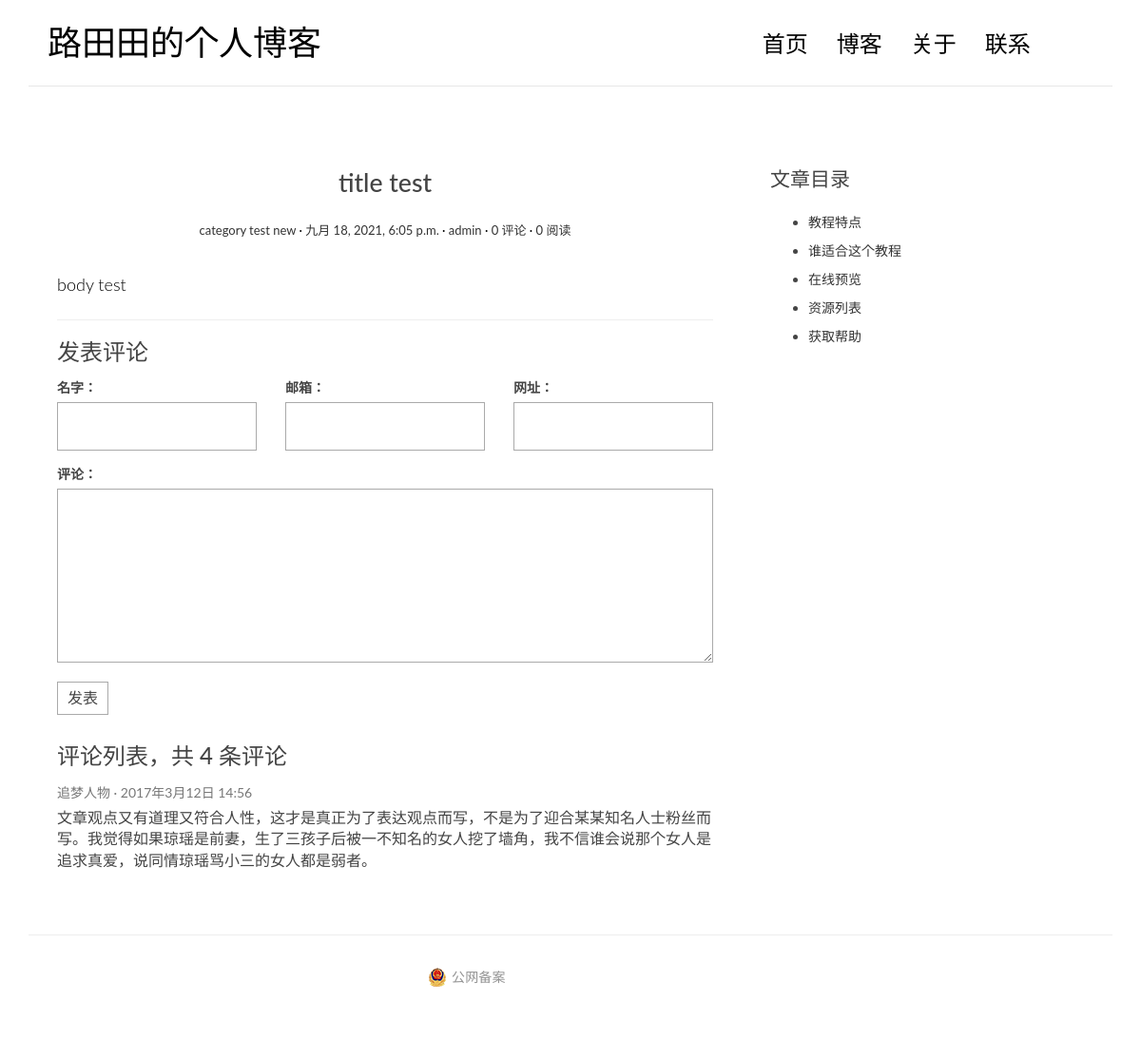
The app's page /post/2/ with its own data.
### blog/models.py (models this page shows, shortened)
class Post(models.Model):
    title = models.CharField('标题', max_length=70)
    body = models.TextField('正文')
    created_time = models.DateTimeField('创建时间')
    modified_time = models.DateTimeField('修改时间')
    excerpt = models.CharField('摘要', max_length=200, blank=True)
    category = models.ForeignKey(Category, verbose_name='分类',
                                 on_delete=models.CASCADE)
    tags = models.ManyToManyField(Tag, verbose_name='标签', blank=True)
    author = models.ForeignKey(User, verbose_name='作者',
                               on_delete=models.CASCADE)
    class Meta:
        verbose_name = '文章'
        verbose_name_plural = verbose_name

class Category(models.Model):
    name = models.CharField(max_length=100)
    class Meta:
        verbose_name = '分类'
        verbose_name_plural = verbose_name

### blog/views.py (the view)
# urls.py: path('post/<int:pk>/', views.detail, name='detail'),
def detail(request, pk):
    post = get_object_or_404(Post, pk=pk)
    return render(request, 'blog/detail.html', context={'post': post})

### blog/templates/blog/detail.html
{% extends 'base.html' %}
{% block main %}
    <article class="post post-{{ post.pk }}">
        <header class="entry-header">
            <h1 class="entry-title">{{ post.title }}</h1>
            <div class="entry-meta">
                <span class="post-category"><a href="#">{{ post.category.name }}</a></span>
                <span class="post-date"><a href="#"><time class="entry-date"
                                                          datetime="{{ post.created_time }}">{{ post.created_time }}</time></a></span>
                <span class="post-author"><a href="#">{{ post.author }}</a></span>
                <span class="comments-link"><a href="#">0 评论</a></span>
                <span class="views-count"><a href="#">0 阅读</a></span>
            </div>
        </header>
        <div class="entry-content clearfix">
            {{ post.body }}
        </div>
    </article>
    <section class="comment-area" id="comment-area">
        <hr>
        <h3>发表评论</h3>
        <form action="#" method="post" class="comment-form">
            <div class="row">
                <div class="col-md-4">
                    <label for="id_name">名字：</label>
                    <input type="text" id="id_name" name="name" required>
                </div>
                <div class="col-md-4">
                    <label for="id_email">邮箱：</label>
                    <input type="email" id="id_email" name="email" required>
                </div>
                <div class="col-md-4">
                    <label for="id_url">网址：</label>
                    <input type="text" id="id_url" name="url">
                </div>
                <div class="col-md-12">
                    <label for="id_comment">评论：</label>
                    <textarea name="comment" id="id_comment" required></textarea>
                    <button type="submit" class="comment-btn">发表</button>
                </div>
            </div>
        </form>
        <div class="comment-list-panel">
            <h3>评论列表，共 <span>4</span> 条评论</h3>
            <ul class="comment-list list-unstyled">
                <li class="comment-item">
                    <span class="nickname">追梦人物</span>
                    <time class="submit-date" datetime="2012-11-09T23:15:57+00:00">2017年3月12日 14:56</time>
                    <div class="text">
                        文章观点又有道理又符合人性，这才是真正为了表达观点而写，不是为了迎合某某知名人士粉丝而写。我觉得如果琼瑶是前妻，生了三孩子后被一不知名的女人挖了墙角，我不信谁会说那个女人是追求真爱，说同情琼瑶骂小三的女人都是弱者。
                    </div>
                </li>
            </ul>
        </div>
    </section>
{% endblock main %}
{% block toc %}
    <div class="widget widget-content">
        <h3 class="widget-title">文章目录</h3>
        <ul>
            <li>
                <a href="#">教程特点</a>
            </li>
            <li>
                <a href="#">谁适合这个教程</a>
            </li>
            <li>
                <a href="#">在线预览</a>
            </li>
            <li>
                <a href="#">资源列表</a>
            </li>
            <li>
                <a href="#">获取帮助</a>
            </li>
        </ul>
    </div>
{% endblock toc %}

### blog/static/blog/css/custom.css (style rules this page uses)
* { outline: none; }
h1, h2, h3, h4, h5, h6 { margin-top: 0; }
a { color: #333; }
body { color: #444; font-family: 'Lato', sans-serif; }
.post { background: #fff; padding: 30px 30px 0; }
.entry-title { text-align: center; font-size: 1.9em; margin-bottom: 20px; line-height: 1.6; padding: 10px 20px 0; }
.entry-meta { text-align: center; color: #DDDDDD; font-size: 13px; margin-bottom: 30px; }
.entry-content { font-size: 18px; line-height: 1.9; font-weight: 300; color: #000; }
.post-category::after, .post-date::after, .post-author::after, .comments-link::after { content: ' ·'; color: #000; }
.widget { background: #fff; padding: 30px 0 0; }
.widget-title { font-size: 1.5em; margin-bottom: 20px; line-height: 1.6; padding: 10px 0 0; font-weight: 400; }
.widget-content ul li { margin-bottom: 10px; }
.contact-form input, .comment-form input { border: 1px solid #aaa; margin-bottom: 15px; width: 100%; padding: 15px 15px; font-size: 16px; line-height: 100%; transition: 0.4s border-color linear; }
.contact-form textarea, .comment-form textarea { border: 1px solid #aaa; margin-bottom: 15px; width: 100%; padding: 15px 15px; font-size: 16px; line-height: 20px !important; min-height: 183px; transition: 0.4s border-color linear; }
.comment-area { padding: 0 30px 0; }
.comment-form { margin-top: 15px; }
.comment-form .comment-btn { background-color: #fff; border: 1px solid #aaa; font-size: 16px; padding: 5px 10px; }
.comment-list-panel { margin-top: 30px; }
.comment-list { margin-top: 15px; }
.comment-item .nickname, .comment-item .submit-date { color: #777; font-size: 14px; }
.comment-item .nickname:after { content: ' ·'; }
.comment-item .text { padding-top: 5px; font-size: 16px; }

### records on screen
Post: title "title test", category.name "category test new", created_time "九月 18, 2021, 6:05 p.m.", author "admin", body "body test"
